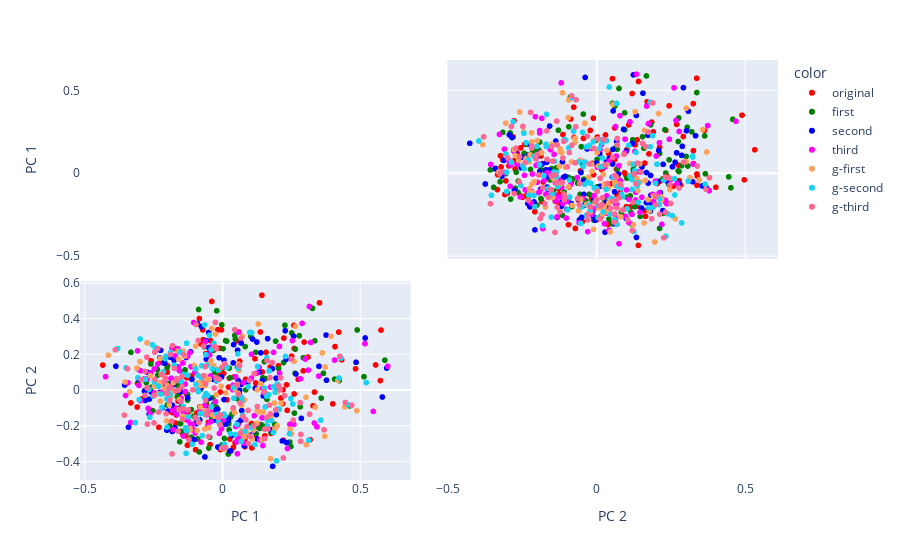

Notebook source saved alongside this figure:
### Markdown cell above
### PCA for each generation

### Code cell
labels = {str(i): f"PC {i+1}" for i in range(2)}
#pca = PCA(n_components=2)
#components = pca.fit_transform(df_data) 

fig = px.scatter_matrix(
    transformed_embeddings_pca,
    color=df_all.gen,
    color_discrete_map = {
                "original": "red",
                "first": "green",
                "second": "blue",
                "third": "magenta"},
    dimensions=range(2),
    labels=labels)
fig.update_traces(diagonal_visible=False)
fig.show()
